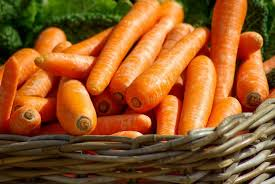
#> input picture Fresh Test/F1.jpg, 275 x 184 px
$ python Test.py
#> lines starting #> are read from the running program, lines starting #| are printed output that depends on the picture; after the words box and inside, x2 and y2 are one past the last pixel; in counts of white or black regions, pixels touching at a corner belong together
#> the answer given: Fresh Test/F1.jpg
import cv2
import numpy as np
import matplotlib.pyplot as plt
from tkinter import Tk
from tkinter.filedialog import askopenfilename

def load_image(path):
#> called with path = 'Fresh Test/F1.jpg'
    img = cv2.imread(path)
#> img is the input picture: shape (184, 275, 3); mean B, G, R 40.1, 89, 146.7
    if img is None:
        raise FileNotFoundError(f"Image not found at path: {path}")
    print("Image loaded successfully with shape:", img.shape)
#| Image loaded successfully with shape: (184, 275, 3)
    return img

def create_carrot_mask(img):
    hsv = cv2.cvtColor(img, cv2.COLOR_BGR2HSV)
#> hsv: shape (184, 275, 3); mean H, S, V 18.3, 192.2, 149.3
    lower_carrot = np.array([12, 180, 180])
    upper_carrot = np.array([18, 255, 255])
    mask_carrot = cv2.inRange(hsv, lower_carrot, upper_carrot)
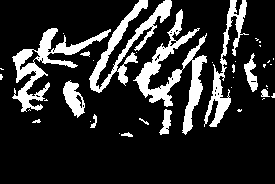
#> mask_carrot: shape (184, 275); 17.2% white; 39 white regions (25 under 20 px), largest, box (x1, y1, x2, y2) and area: (133, 9, 207, 135) 2401, (12, 28, 111, 112) 1940, (89, 0, 172, 93) 1902
    return mask_carrot

def create_rotten_mask(img):
    hsv = cv2.cvtColor(img, cv2.COLOR_BGR2HSV)
    gray = cv2.cvtColor(img, cv2.COLOR_BGR2GRAY)
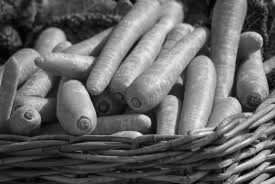
#> gray: shape (184, 275); min 1, max 248, mean 100.7

    lower_hsv = np.array([0, 0, 0])
    upper_hsv = np.array([40, 255, 130])
    hsv_mask = cv2.inRange(hsv, lower_hsv, upper_hsv)
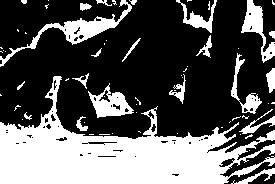
#> hsv_mask: shape (184, 275); 35.2% white; 66 white regions (44 under 20 px), largest, box (x1, y1, x2, y2) and area: (0, 76, 275, 184) 12749, (0, 0, 132, 67) 1265, (88, 83, 134, 118) 740

    _, gray_mask = cv2.threshold(gray, 60, 255, cv2.THRESH_BINARY_INV)
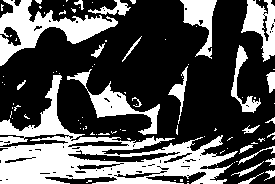
#> gray_mask: shape (184, 275); 33.3% white; 94 white regions (72 under 20 px), largest, box (x1, y1, x2, y2) and area: (0, 75, 238, 184) 8577, (0, 0, 118, 66) 2711, (67, 69, 160, 135) 1305

    combined = cv2.bitwise_or(hsv_mask, gray_mask)
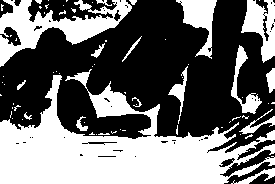
#> combined: shape (184, 275); 42.9% white; 71 white regions (54 under 20 px), largest, box (x1, y1, x2, y2) and area: (0, 69, 275, 184) 14186, (0, 0, 132, 67) 3253, (241, 0, 275, 63) 1158

    kernel = cv2.getStructuringElement(cv2.MORPH_ELLIPSE, (7, 7))
    cleaned = cv2.morphologyEx(combined, cv2.MORPH_OPEN, kernel)
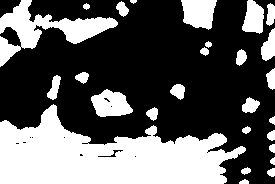
#> cleaned: shape (184, 275); 36.6% white; 27 white regions, largest, box (x1, y1, x2, y2) and area: (0, 104, 246, 184) 11587, (0, 0, 118, 67) 2616, (181, 0, 217, 30) 823

    return cleaned

def is_carrot_present(mask_carrot, img_shape):
    total_carrot_pixels = np.sum(mask_carrot > 0)
    carrot_ratio = total_carrot_pixels / (img_shape[0] * img_shape[1])
    return total_carrot_pixels > 1000 and 0.01 < carrot_ratio < 0.5

def classify_vegetable_freshness(img):
    carrot_mask = create_carrot_mask(img)
    rotten_mask = create_rotten_mask(img)

    rotten_inside_carrot = cv2.bitwise_and(carrot_mask, rotten_mask)
#> rotten_inside_carrot: shape (184, 275); every value is 0

    total_carrot_pixels = np.sum(carrot_mask > 0)
#> total_carrot_pixels = 8728
    total_rotten_pixels = np.sum(rotten_inside_carrot > 0)
#> total_rotten_pixels = 0

    rotten_ratio = total_rotten_pixels / total_carrot_pixels if total_carrot_pixels else 0
#> rotten_ratio = 0

    if not is_carrot_present(carrot_mask, img.shape):
#> in is_carrot_present, `total_carrot_pixels = np.sum(mask_carrot > 0)`: total_carrot_pixels = 8728
#> in is_carrot_present, `carrot_ratio = total_carrot_pixels / (img_shape[0] * img_shape[1])`: carrot_ratio = 0.172
        return "Not a carrot", carrot_mask, rotten_inside_carrot

    if rotten_ratio > 0.25 and total_rotten_pixels > 500:
        return "Not Fresh", carrot_mask, rotten_inside_carrot
    else:
        return "Fresh", carrot_mask, rotten_inside_carrot

def display_result(img, rotten_mask, classification, use_matplotlib=False):
    output = img.copy()
    output[rotten_mask > 0] = [0, 0, 255]

    print(f"Classification Result: {classification}")

    if use_matplotlib:
        output_rgb = cv2.cvtColor(output, cv2.COLOR_BGR2RGB)
        plt.figure(figsize=(8, 6))
        plt.imshow(output_rgb)
        plt.title(f"Rotten Carrots Detection - {classification}")
        plt.axis('off')
        plt.show()
    else:
        cv2.imshow("Original", img)
        cv2.imshow("Rotten Inside Carrot", rotten_mask)
        cv2.imshow(f"Rotten Carrots Detection - {classification}", output)
        print("Press any key on the image window to exit...")
        cv2.waitKey(0)
        cv2.destroyAllWindows()

if __name__ == "__main__":
    # Open file dialog to select image
    Tk().withdraw()  # Hide the main tkinter window
    path = askopenfilename(title="Select a carrot image", filetypes=[("Image files", "*.jpg *.png *.jpeg *.bmp")])

    if not path:
        print("No file selected.")
    else:
        img = load_image(path)
        classification, carrot_mask, rotten_mask = classify_vegetable_freshness(img)
#> classification = 'Fresh'
        display_result(img, rotten_mask, classification)
